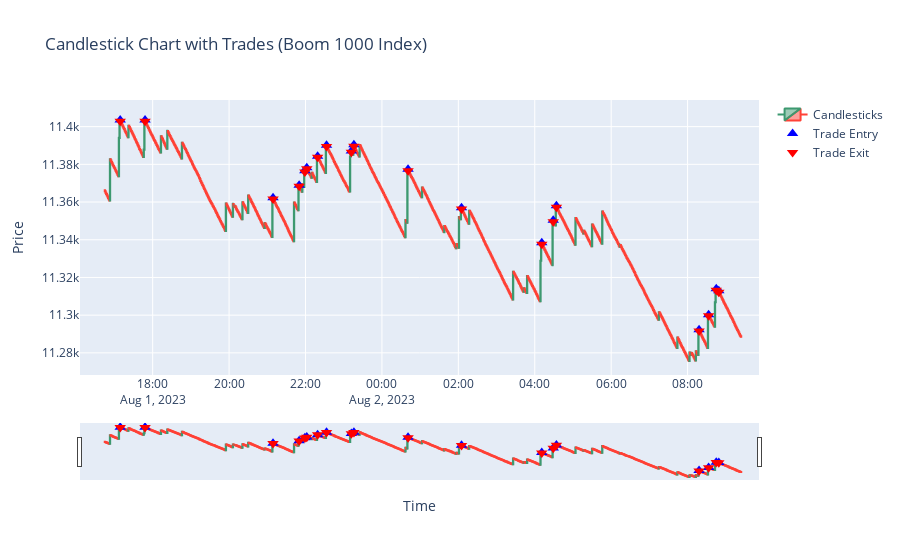

Notebook source saved alongside this figure:
### Code cell
import MetaTrader5 as mt5
import pandas as pd
import ta.momentum as momentum
import plotly.graph_objects as go
import time 

# (previous code omitted)

def plot_trade_outcomes(symbol, timeframe, initial_capital=10, lot_size=1.0, data_length=1000, period=14):
    # Run the backtest to get the trade outcomes and trade points
    _, num_trades, num_winning_trades, num_losing_trades, trade_entry_points, trade_exit_points = backtest_strategy(symbol, timeframe, initial_capital, lot_size, data_length, period)

    # Retrieve historical data
    df = get_historical_data(symbol, timeframe, data_length)

    # Create a candlestick chart
    candlestick = go.Candlestick(x=df.index,
                                 open=df["open"],
                                 high=df["high"],
                                 low=df["low"],
                                 close=df["close"],
                                 name="Candlesticks")

    # Create a scatter plot for trade entry points
    entry_scatter = go.Scatter(x=[entry_point[0] for entry_point in trade_entry_points],
                               y=[entry_point[1] for entry_point in trade_entry_points],
                               mode='markers',
                               marker=dict(symbol='triangle-up', size=10, color='blue'),
                               name="Trade Entry")

    # Create a scatter plot for trade exit points
    exit_scatter = go.Scatter(x=[exit_point[0] for exit_point in trade_exit_points],
                              y=[exit_point[1] for exit_point in trade_exit_points],
                              mode='markers',
                              marker=dict(symbol='triangle-down', size=10, color='red'),
                              name="Trade Exit")

    # Layout for the candlestick chart
    layout = go.Layout(title=f"Candlestick Chart with Trades ({symbol})",
                       xaxis=dict(title="Time"),
                       yaxis=dict(title="Price"))

    # Create a figure with candlestick and scatter plots
    fig = go.Figure(data=[candlestick, entry_scatter, exit_scatter], layout=layout)

    # Show the figure
    fig.show()

# Example usage:
if __name__ == "__main__":
    symbol = "Boom 1000 Index" # Replace with your desired symbol
    timeframe = mt5.TIMEFRAME_M1  # Replace with your desired timeframe
    initial_capital = 10  # Replace with your initial capital
    lot_size = 10.0  # Replace with your desired lot size
    data_length = 1000  # Replace with the number of data points to retrieve
    period = 14  # Replace with the RSI period

    # Perform the backtest and plot the trade outcomes on a candlestick chart using Plotly
    plot_trade_outcomes(symbol, timeframe, initial_capital, lot_size, data_length, period)

### Figure 1 — Plotly figure (JSON) as saved in the notebook; plotly's stock layout.template omitted (floating-point values rounded to 4 significant figures; data arrays with more than 128 entries replaced by an {"elided": "..."} marker saying what was removed)
{"data": [{"close": {"elided": "1000 float values"}, "high": {"elided": "1000 float values"}, "low": {"elided": "1000 float values"}, "name": "Candlesticks", "open": {"elided": "1000 float values"}, "type": "candlestick", "x": {"elided": "1000 str values"}}, {"marker": {"color": "blue", "size": 10, "symbol": "triangle-up"}, "mode": "markers", "name": "Trade Entry", "type": "scatter", "x": ["2023-08-01T17:09:00", "2023-08-01T17:48:00", "2023-08-01T21:09:00", "2023-08-01T21:50:00", "2023-08-01T21:59:00", "2023-08-01T22:02:00", "2023-08-01T22:19:00", "2023-08-01T22:33:00", "2023-08-01T23:12:00", "2023-08-01T23:16:00", "2023-08-02T00:41:00", "2023-08-02T02:05:00", "2023-08-02T04:11:00", "2023-08-02T04:29:00", "2023-08-02T04:34:00", "2023-08-02T08:18:00", "2023-08-02T08:33:00", "2023-08-02T08:45:00", "2023-08-02T08:49:00"], "y": [11400.0, 11400.0, 11360.0, 11370.0, 11380.0, 11380.0, 11380.0, 11390.0, 11390.0, 11390.0, 11380.0, 11360.0, 11340.0, 11350.0, 11360.0, 11290.0, 11300.0, 11310.0, 11310.0]}, {"marker": {"color": "red", "size": 10, "symbol": "triangle-down"}, "mode": "markers", "name": "Trade Exit", "type": "scatter", "x": ["2023-08-01T17:09:00", "2023-08-01T17:48:00", "2023-08-01T21:09:00", "2023-08-01T21:50:00", "2023-08-01T21:59:00", "2023-08-01T22:02:00", "2023-08-01T22:19:00", "2023-08-01T22:33:00", "2023-08-01T23:12:00", "2023-08-01T23:16:00", "2023-08-02T00:41:00", "2023-08-02T02:05:00", "2023-08-02T04:11:00", "2023-08-02T04:29:00", "2023-08-02T04:34:00", "2023-08-02T08:18:00", "2023-08-02T08:33:00", "2023-08-02T08:45:00", "2023-08-02T08:49:00"], "y": [11400.0, 11400.0, 11360.0, 11370.0, 11380.0, 11380.0, 11380.0, 11390.0, 11390.0, 11390.0, 11380.0, 11360.0, 11340.0, 11350.0, 11360.0, 11290.0, 11300.0, 11310.0, 11310.0]}], "layout": {"title": {"text": "Candlestick Chart with Trades (Boom 1000 Index)"}, "xaxis": {"title": {"text": "Time"}}, "yaxis": {"title": {"text": "Price"}}}}
